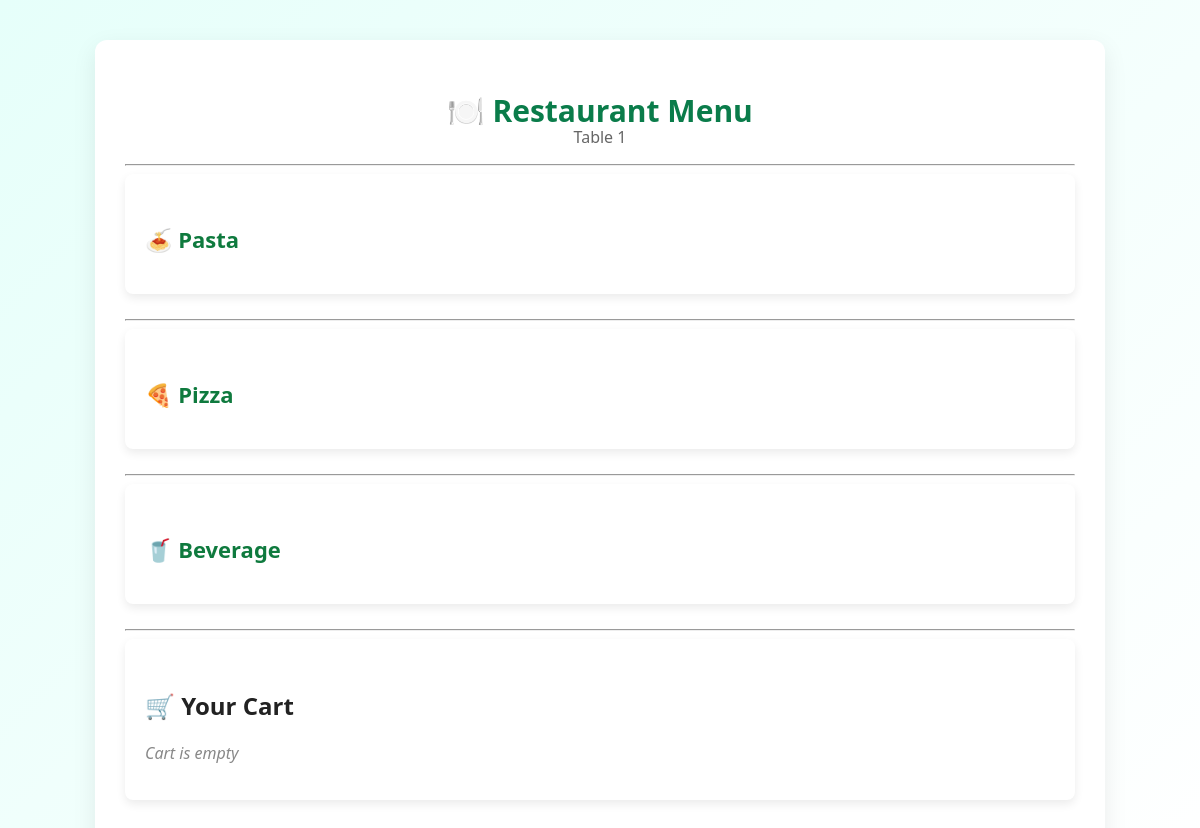
Before: /menu/1 with the older database file.
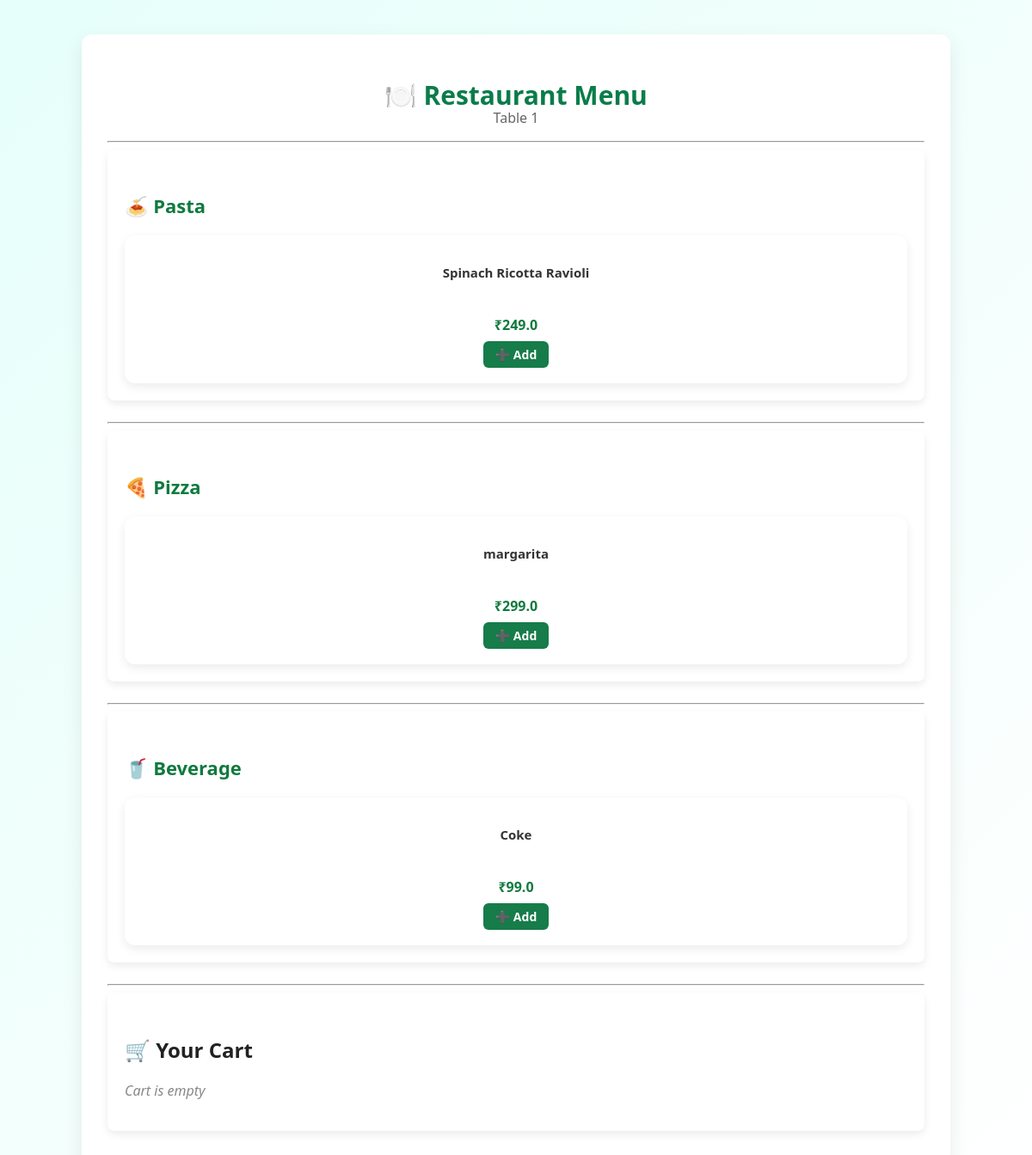
After: the same page with the newer database file.
### tables this page shows
CREATE TABLE menu (
            id INTEGER PRIMARY KEY AUTOINCREMENT,
            name TEXT NOT NULL,
            price REAL NOT NULL,
            category TEXT NOT NULL
        );

### app.py (the view)
@app.route("/menu/<int:table_id>")
def menu(table_id):
    session["table_id"] = table_id
    conn = get_db_connection()
    items = conn.execute("SELECT * FROM menu").fetchall()
    conn.close()
    return render_template(
        "menu.html",
        menu=items,
        table_id=table_id,
        tables=session.get("tables", {})
    )

### database.py (called while the page is built)
def get_db_connection():
    conn = sqlite3.connect("restaurant.db")
    conn.row_factory = sqlite3.Row
    return conn

### templates/menu.html (shortened to what this page needs)
<!DOCTYPE html>
<html>
<head>
    <link rel="stylesheet" href="{{ url_for('static', filename='style.css') }}">
</head>
<body>
<div class="container">
    <div class="menu-header">
        <h1>🍽️ Restaurant Menu</h1>
        <p class="subtitle">Table {{ table_id }}</p>
    </div>
    <hr>
    <div class="card">
        <h2 class="section-title">🍝 Pasta</h2>
        <div class="menu-grid small-grid">
            {% for item in menu %}
                {% if item.category == "Pasta" %}
                <div class="menu-card small-card">
                    <h3>{{ item.name }}</h3>
                    <p class="price">₹{{ item.price }}</p>
                    <a href="{{ url_for('add_to_cart', item_id=item.id) }}" class="btn small-btn">
                        ➕ Add
                    </a>
                </div>
                {% endif %}
            {% endfor %}
        </div>
    </div>
    <hr>
    <div class="card">
        <h2 class="section-title">🍕 Pizza</h2>
        <div class="menu-grid small-grid">
            {% for item in menu %}
                {% if item.category == "Pizza" %}
                <div class="menu-card small-card">
                    <h3>{{ item.name }}</h3>
                    <p class="price">₹{{ item.price }}</p>
                    <a href="{{ url_for('add_to_cart', item_id=item.id) }}" class="btn small-btn">
                        ➕ Add
                    </a>
                </div>
                {% endif %}
            {% endfor %}
        </div>
    </div>
    <hr>
    <div class="card">
        <h2 class="section-title">🥤 Beverage</h2>
        <div class="menu-grid small-grid">
            {% for item in menu %}
                {% if item.category == "Beverage" %}
                <div class="menu-card small-card">
                    <h3>{{ item.name }}</h3>
                    <p class="price">₹{{ item.price }}</p>
                    <a href="{{ url_for('add_to_cart', item_id=item.id) }}" class="btn small-btn">
                        ➕ Add
                    </a>
                </div>
                {% endif %}
            {% endfor %}
        </div>
    </div>
    <hr>
    <div class="card">
        <h2>🛒 Your Cart</h2>
        {% if tables and table_id|string in tables %}
            {% set cart = tables[table_id|string] %}
            {% for item_id, data in cart.items() %}
                <div class="cart-item">
                    <div>
                        <strong>{{ data.name }}</strong><br>
                        Qty: {{ data.qty }}
                    </div>
                    <div>
                        <a href="{{ url_for('decrease_item', item_id=item_id) }}" class="qty-btn minus">−</a>
                        <a href="{{ url_for('increase_item', item_id=item_id) }}" class="qty-btn plus">+</a>
                    </div>
                </div>
            {% endfor %}
            <div class="cart-buttons">
                <a href="{{ url_for('cart') }}" class="btn">View Full Cart</a>
                <a href="/" class="btn secondary-btn">⬅ Back to Home</a>
            </div>
        {% else %}
            <p class="empty-msg">Cart is empty</p>
        {% endif %}
    </div>
</div>
</body>
</html>

Changed rows visible on the page:
added menu: name "Spinach Ricotta Ravioli", price "249.0", shown under "🍝 Pasta"
added menu: name "margarita", price "299.0", shown under "🍕 Pizza"
added menu: name "Coke", price "99.0", shown under "🥤 Beverage"
